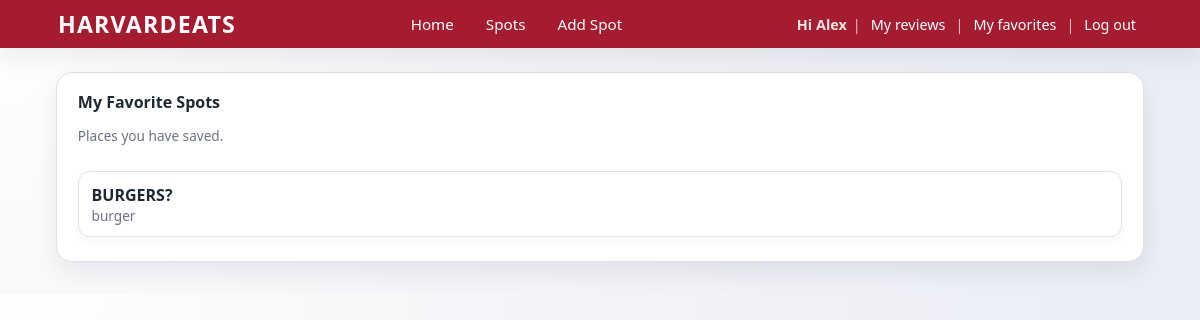
Page /favorites (signed in) on the earlier database version.
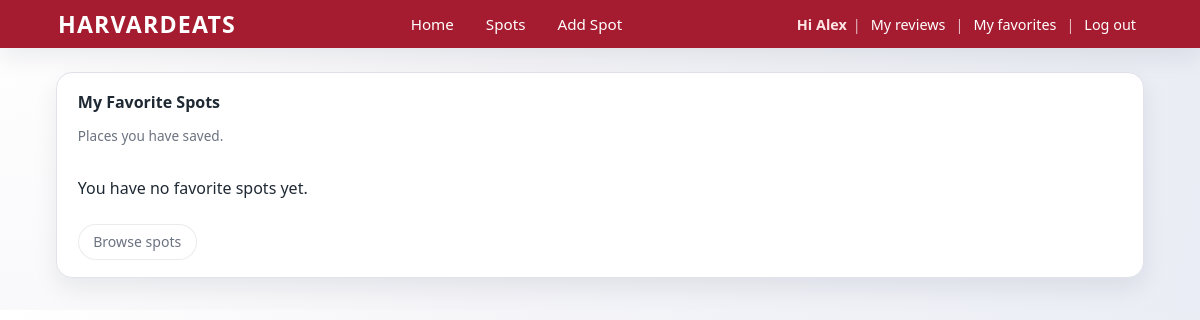
Same page on the later database version.
### tables this page shows
CREATE TABLE spots (
    id INTEGER PRIMARY KEY AUTOINCREMENT,
    name TEXT NOT NULL,
    category TEXT,
    latitude REAL,
    longitude REAL
, late_night INTEGER DEFAULT 0, fine_dining INTEGER DEFAULT 0, health_conscious INTEGER DEFAULT 0, affordable INTEGER DEFAULT 0, sweet_treat INTEGER DEFAULT 0, close INTEGER DEFAULT 0);

### app.py (the view)
@app.route("/favorites")
def favorites():
    if not session.get("user_id"):
        return redirect(url_for("login"))
    db = get_db()
    spots = db.execute(
        """
        SELECT spots.id, spots.name, spots.category
        FROM favorites
        JOIN spots ON favorites.spot_id = spots.id
        WHERE favorites.user_id = ?
        ORDER BY spots.name
        """,
        (session["user_id"],)
    ).fetchall()
    db.close()
    return render_template("favorites.html", spots=spots)

### app.py (called while the page is built)
def get_db():
    connection = sqlite3.connect("spots.db")
    connection.row_factory = sqlite3.Row  # lets us use column names later
    return connection

### templates/favorites.html
{% extends "layout.html" %}
{% block content %}
<div class="card">
  <div class="card-header">
    <div>
      <h2 class="card-title">My Favorite Spots</h2>
      <p class="card-subtitle">Places you have saved.</p>
    </div>
  </div>
  {% if spots %}
    <ul class="spot-list mt-2">
      {% for spot in spots %}
        <li class="spot-item">
          <a href="/spot/{{ spot['id'] }}">
            <strong>{{ spot["name"] }}</strong>
          </a>
          <div class="spot-meta">
            {{ spot["category"] if spot["category"] else "No category" }}
          </div>
        </li>
      {% endfor %}
    </ul>
  {% else %}
    <p>You have no favorite spots yet.</p>
    <a href="/spots" class="btn btn-outline mt-2">Browse spots</a>
  {% endif %}
</div>
{% endblock %}

Differences in the rows shown:
removed spots: name "BURGERS?", category "burger"
Other differences:
text now shown: "You have no favorite spots yet. Browse spots"
